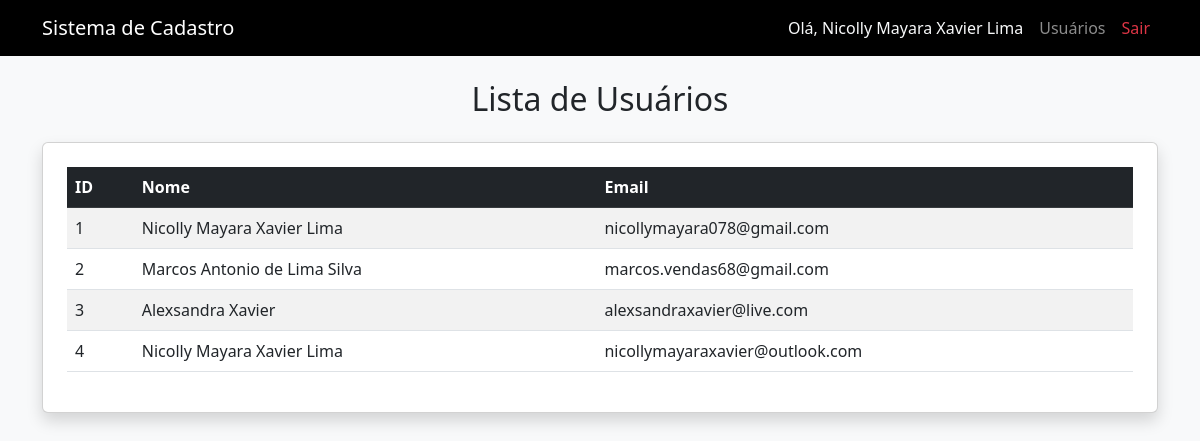
/usuarios (signed in), run on the app's committed database.
### tables this page shows
CREATE TABLE usuarios (
        id INTEGER PRIMARY KEY AUTOINCREMENT,
        nome TEXTO NOT NULL,
        email TEXT UNIQUE NOT NULL,
        senha TEXT NOT NULL
                   
     );

### app.py (the view)
@app.route("/usuarios")
def listar_usuarios():
    if "usuario_id" not in session:
        return redirect("/login")
    conn = sqlite3.connect("usuarios.db")
    cursor = conn.cursor()
    cursor.execute("SELECT id, nome, email FROM usuarios")
    usuarios = cursor.fetchall()
    conn.close()
    return render_template("usuarios.html", usuarios=usuarios)

### templates/usuarios.html (shortened to what this page needs)
{% extends "base.html" %}
{% block content %}
<h2 class="text-center mb-4">Lista de Usuários</h2>
<div class="card shadow p-4">
    <table class="table table-striped table-hover">
        <thead class="table-dark">
            <tr>
                <th>ID</th>
                <th>Nome</th>
                <th>Email</th>
            </tr>
        </thead>
        <tbody>
            {% for usuario in usuarios %}
            <tr>
                <td>{{ usuario[0] }}</td>
                <td>{{ usuario[1] }}</td>
                <td>{{ usuario[2] }}</td>
            </tr>
            {% endfor %}
        </tbody>
    </table>
</div>
{% endblock %}

### templates/base.html (shortened to what this page needs)
<!DOCTYPE html>
<html>
<head>
    <link href="https://cdn.jsdelivr.net/npm/bootstrap@5.3.0/dist/css/bootstrap.min.css" rel="stylesheet">
</head>
<body class="bg-light">
<nav class="navbar navbar-expand-lg navbar-dark bg-black">
    <div class="container">
        <a class="navbar-brand" href="/">Sistema de Cadastro</a>
        <div class="collapse navbar-collapse" id="menu">
            <ul class="navbar-nav ms-auto">
    {% if session.get("usuario_id") %}
        <li class="nav-item">
            <span class="nav-link text-light">
                Olá, {{ session["usuario_nome"] }}
            </span>
        </li>
        <li class="nav-item">
            <a class="nav-link" href="/usuarios">Usuários</a>
        </li>
        <li class="nav-item">
            <a class="nav-link text-danger" href="/logout">Sair</a>
        </li>
    {% else %}
        <li class="nav-item">
            <a class="nav-link" href="/login">Login</a>
        </li>
    {% endif %}
</ul>
        </div>
    </div>
</nav>
<div class="container mt-4">
    {% block content %}{% endblock %}
</div>
</body>
</html>

### data on the page
usuarios: id "1", nome "Nicolly Mayara Xavier Lima", email "nicollymayara078@gmail.com"
usuarios: id "2", nome "Marcos Antonio de Lima Silva", email "marcos.vendas68@gmail.com"
usuarios: id "3", nome "Alexsandra Xavier", email "alexsandraxavier@live.com"
usuarios: id "4", nome "Nicolly Mayara Xavier Lima", email "nicollymayaraxavier@outlook.com"

### other printed values
{{ session["usuario_nome"] }} "Nicolly Mayara Xavier Lima"
